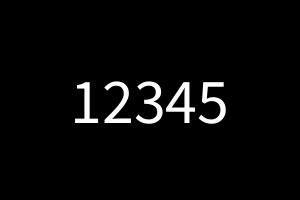
Frame 1 (no input)
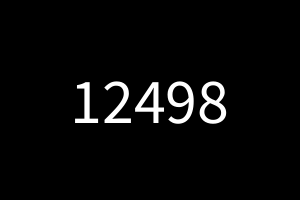
Frame 60 (the mouse pressed at the canvas centre just before this capture)
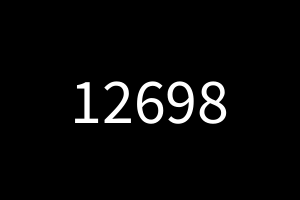
Frame 120 (the mouse held since frame 60 and released just before this capture)

The Processing sketch that drew these frames (run headless with seeded random() and noise(); from frame 60 on, the mouse is pressed at the canvas centre):

// Processing sketch: Permutations
// ── Permutations.pde
int[] v = new int[10];
int k = 0, lungimeNumar = 5, numarCifre = 9;
boolean ultimulNumar = false;

void setup()
{
  size(300, 200);
  frameRate(600);
  textSize(64);
  fill(255);
  textAlign(CENTER, CENTER);
}

void draw()
{
  if (ultimulNumar == false)
  {
    background(0);
    while (k < lungimeNumar)
    {
      if (v[k] > numarCifre)
        v[k] = 1;
      else v[k]++;
      while (verificare() == false && v[k] <= numarCifre)
        v[k]++;
      if (v[k] > numarCifre)
        k--;
      else
        k++;
    }
    k = lungimeNumar - 1;
    afisare();
  }
}

void afisare()
{
  int nr = 0;
  ultimulNumar = true;
  for (int i = 0; i < lungimeNumar; i++)
  {
    nr = nr * 10 + v[i];
    if (v[i] != numarCifre - i)
      ultimulNumar = false;
  }
  text(nr, width / 2, height / 2);
}

boolean verificare()
{
  for (int i = 0; i < k; i++)
    if (v[i] == v[k])
      return false;
  return true;
}
